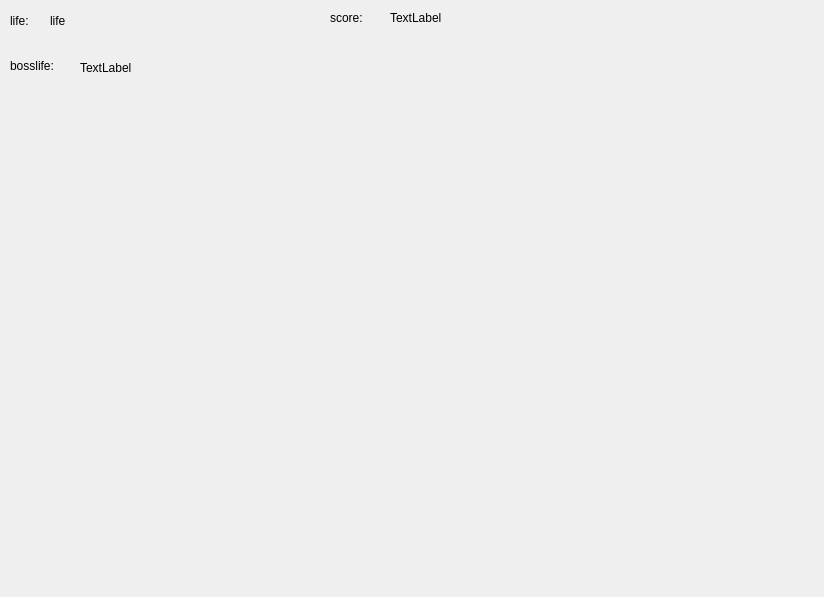
<?xml version="1.0" encoding="UTF-8"?>
<ui version="4.0">
 <class>Widget</class>
 <widget class="QWidget" name="Widget">
  <property name="geometry">
   <rect>
    <x>0</x>
    <y>0</y>
    <width>824</width>
    <height>597</height>
   </rect>
  </property>
  <property name="windowTitle">
   <string>Widget</string>
  </property>
  <widget class="QLabel" name="label">
   <property name="geometry">
    <rect>
     <x>50</x>
     <y>0</y>
     <width>61</width>
     <height>41</height>
    </rect>
   </property>
   <property name="text">
    <string>life</string>
   </property>
  </widget>
  <widget class="QLabel" name="label_2">
   <property name="geometry">
    <rect>
     <x>10</x>
     <y>-10</y>
     <width>81</width>
     <height>61</height>
    </rect>
   </property>
   <property name="text">
    <string>life:</string>
   </property>
  </widget>
  <widget class="QLabel" name="label_3">
   <property name="geometry">
    <rect>
     <x>330</x>
     <y>10</y>
     <width>72</width>
     <height>15</height>
    </rect>
   </property>
   <property name="text">
    <string>score:</string>
   </property>
  </widget>
  <widget class="QLabel" name="label_4">
   <property name="geometry">
    <rect>
     <x>390</x>
     <y>10</y>
     <width>72</width>
     <height>15</height>
    </rect>
   </property>
   <property name="text">
    <string>TextLabel</string>
   </property>
  </widget>
  <widget class="QLabel" name="label_5">
   <property name="geometry">
    <rect>
     <x>10</x>
     <y>50</y>
     <width>101</width>
     <height>31</height>
    </rect>
   </property>
   <property name="text">
    <string>bosslife:</string>
   </property>
  </widget>
  <widget class="QLabel" name="label_6">
   <property name="geometry">
    <rect>
     <x>80</x>
     <y>60</y>
     <width>72</width>
     <height>15</height>
    </rect>
   </property>
   <property name="text">
    <string>TextLabel</string>
   </property>
  </widget>
 </widget>
 <layoutdefault spacing="6" margin="11"/>
 <resources/>
 <connections/>
</ui>
